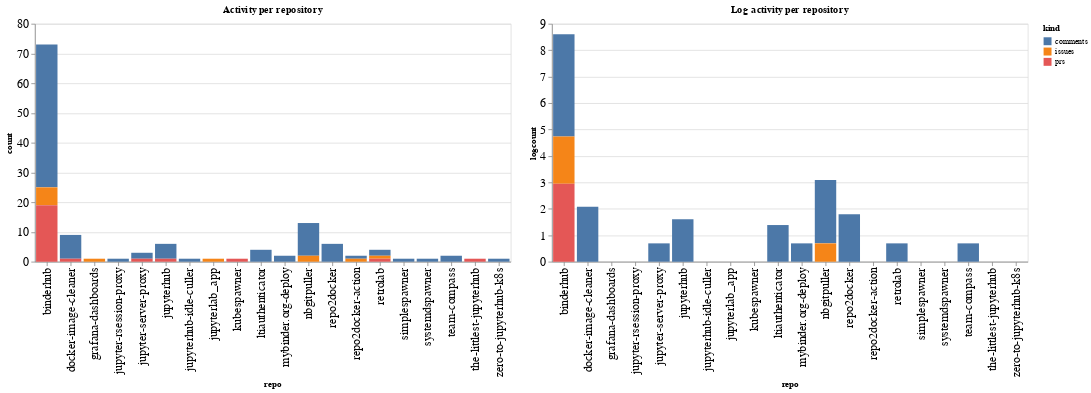

Here is the notebook cell this chart was saved with:
### Code cell
ch1 = alt.Chart(repo_summaries, width=600, title="Activity per repository").mark_bar().encode(
    x='repo',
    y='count',
    color='kind',
    tooltip="kind"
)

ch2 = alt.Chart(repo_summaries, width=600, title="Log activity per repository").mark_bar().encode(
    x='repo',
    y='logcount',
    color='kind',
    tooltip="kind"
)

ch1 | ch2

### Figure 1 — Vega-Lite specification as saved in the notebook (floating-point values rounded to 4 significant figures)
{"config": {"axisLeft": {"labelFontSize": 15}, "axisBottom": {"labelFontSize": 15}}, "hconcat": [{"mark": "bar", "encoding": {"color": {"type": "nominal", "field": "kind"}, "tooltip": {"type": "nominal", "field": "kind"}, "x": {"type": "nominal", "field": "repo"}, "y": {"type": "quantitative", "field": "count"}}, "title": "Activity per repository", "width": 600}, {"mark": "bar", "encoding": {"color": {"type": "nominal", "field": "kind"}, "tooltip": {"type": "nominal", "field": "kind"}, "x": {"type": "nominal", "field": "repo"}, "y": {"type": "quantitative", "field": "logcount"}}, "title": "Log activity per repository", "width": 600}], "data": {"name": "data-70f2104b5a03691b8b7cc58903858866"}, "$schema": "https://vega.github.io/schema/vega-lite/v4.8.1.json", "datasets": {"data-70f2104b5a03691b8b7cc58903858866": [{"repo": "binderhub", "kind": "comments", "count": 48, "logcount": 3.871}, {"repo": "binderhub", "kind": "issues", "count": 6, "logcount": 1.792}, {"repo": "binderhub", "kind": "prs", "count": 19, "logcount": 2.944}, {"repo": "docker-image-cleaner", "kind": "comments", "count": 8, "logcount": 2.079}, {"repo": "docker-image-cleaner", "kind": "prs", "count": 1, "logcount": 0.0}, {"repo": "grafana-dashboards", "kind": "issues", "count": 1, "logcount": 0.0}, {"repo": "jupyter-rsession-proxy", "kind": "comments", "count": 1, "logcount": 0.0}, {"repo": "jupyter-server-proxy", "kind": "comments", "count": 2, "logcount": 0.6931}, {"repo": "jupyter-server-proxy", "kind": "prs", "count": 1, "logcount": 0.0}, {"repo": "jupyterhub", "kind": "comments", "count": 5, "logcount": 1.609}, {"repo": "jupyterhub", "kind": "prs", "count": 1, "logcount": 0.0}, {"repo": "jupyterhub-idle-culler", "kind": "comments", "count": 1, "logcount": 0.0}, {"repo": "jupyterlab_app", "kind": "issues", "count": 1, "logcount": 0.0}, {"repo": "kubespawner", "kind": "prs", "count": 1, "logcount": 0.0}, {"repo": "ltiauthenticator", "kind": "comments", "count": 4, "logcount": 1.386}, {"repo": "mybinder.org-deploy", "kind": "comments", "count": 2, "logcount": 0.6931}, {"repo": "nbgitpuller", "kind": "comments", "count": 11, "logcount": 2.398}, {"repo": "nbgitpuller", "kind": "issues", "count": 2, "logcount": 0.6931}, {"repo": "repo2docker", "kind": "comments", "count": 6, "logcount": 1.792}, {"repo": "repo2docker-action", "kind": "comments", "count": 1, "logcount": 0.0}, {"repo": "repo2docker-action", "kind": "issues", "count": 1, "logcount": 0.0}, {"repo": "retrolab", "kind": "comments", "count": 2, "logcount": 0.6931}, {"repo": "retrolab", "kind": "issues", "count": 1, "logcount": 0.0}, {"repo": "retrolab", "kind": "prs", "count": 1, "logcount": 0.0}, {"repo": "simplespawner", "kind": "comments", "count": 1, "logcount": 0.0}, {"repo": "systemdspawner", "kind": "comments", "count": 1, "logcount": 0.0}, {"repo": "team-compass", "kind": "comments", "count": 2, "logcount": 0.6931}, {"repo": "the-littlest-jupyterhub", "kind": "prs", "count": 1, "logcount": 0.0}, {"repo": "zero-to-jupyterhub-k8s", "kind": "comments", "count": 1, "logcount": 0.0}]}}
